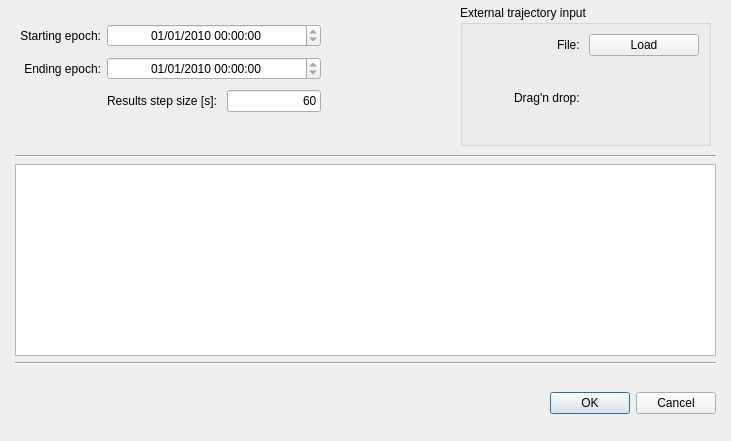
<?xml version="1.0" encoding="UTF-8"?>
<ui version="4.0">
 <author>Guillermo Ortega (ESA)</author>
 <class>ExternalDialogClass</class>
 <widget class="QDialog" name="ExternalDialogClass">
  <property name="windowTitle">
   <string>External</string>
  </property>
  <property name="windowIcon">
   <iconset resource="../../iconary/sta-icons.qrc">
    <normaloff>:/icons/external.png</normaloff>:/icons/external.png</iconset>
  </property>
  <widget class="QWidget" name="verticalLayoutWidget_3">
   <property name="geometry">
    <rect>
     <x>15</x>
     <y>155</y>
     <width>701</width>
     <height>281</height>
    </rect>
   </property>
   <layout class="QVBoxLayout" name="TopLayout">
    <property name="spacing">
     <number>-1</number>
    </property>
    <item>
     <layout class="QHBoxLayout" name="horizontalLayout_3"/>
    </item>
    <item>
     <layout class="QVBoxLayout" name="EditingLayout">
      <item>
       <widget class="Line" name="lineSeparator1">
        <property name="orientation">
         <enum>Qt::Horizontal</enum>
        </property>
       </widget>
      </item>
      <item>
       <widget class="QPlainTextEdit" name="FileTextEdit">
        <property name="font">
         <font>
          <family>Courier New</family>
          <pointsize>10</pointsize>
         </font>
        </property>
        <property name="autoFillBackground">
         <bool>true</bool>
        </property>
        <property name="documentTitle">
         <string notr="true"/>
        </property>
        <property name="lineWrapMode">
         <enum>QPlainTextEdit::NoWrap</enum>
        </property>
        <property name="plainText">
         <string notr="true"/>
        </property>
        <property name="textInteractionFlags">
         <set>Qt::TextSelectableByKeyboard|Qt::TextSelectableByMouse</set>
        </property>
        <property name="backgroundVisible">
         <bool>false</bool>
        </property>
       </widget>
      </item>
      <item>
       <widget class="Line" name="lineSeparator2">
        <property name="orientation">
         <enum>Qt::Horizontal</enum>
        </property>
       </widget>
      </item>
      <item>
       <widget class="QDialogButtonBox" name="buttonBoxOKCancel">
        <property name="sizePolicy">
         <sizepolicy hsizetype="Expanding" vsizetype="Expanding">
          <horstretch>0</horstretch>
          <verstretch>0</verstretch>
         </sizepolicy>
        </property>
        <property name="orientation">
         <enum>Qt::Horizontal</enum>
        </property>
        <property name="standardButtons">
         <set>QDialogButtonBox::Cancel|QDialogButtonBox::Ok</set>
        </property>
       </widget>
      </item>
     </layout>
    </item>
   </layout>
  </widget>
  <widget class="QGroupBox" name="ExternalgroupBox">
   <property name="geometry">
    <rect>
     <x>460</x>
     <y>5</y>
     <width>251</width>
     <height>141</height>
    </rect>
   </property>
   <property name="title">
    <string>External trajectory input</string>
   </property>
   <layout class="QGridLayout" name="gridLayout_3">
    <item row="0" column="0">
     <layout class="QGridLayout" name="ExternalgridLayout">
      <item row="0" column="0">
       <widget class="QLabel" name="FileExternalLabel">
        <property name="text">
         <string>File: </string>
        </property>
        <property name="alignment">
         <set>Qt::AlignRight|Qt::AlignTrailing|Qt::AlignVCenter</set>
        </property>
       </widget>
      </item>
      <item row="0" column="1">
       <widget class="QPushButton" name="LoadExternalpushButton">
        <property name="text">
         <string>Load</string>
        </property>
       </widget>
      </item>
      <item row="1" column="0">
       <widget class="QLabel" name="DragandDropExternalLabel">
        <property name="text">
         <string>Drag'n drop: </string>
        </property>
        <property name="alignment">
         <set>Qt::AlignRight|Qt::AlignTrailing|Qt::AlignVCenter</set>
        </property>
       </widget>
      </item>
      <item row="1" column="1">
       <layout class="QFormLayout" name="DropExternalhere">
        <property name="fieldGrowthPolicy">
         <enum>QFormLayout::FieldsStayAtSizeHint</enum>
        </property>
        <property name="leftMargin">
         <number>0</number>
        </property>
       </layout>
      </item>
     </layout>
    </item>
   </layout>
  </widget>
  <widget class="QWidget" name="">
   <property name="geometry">
    <rect>
     <x>20</x>
     <y>20</y>
     <width>301</width>
     <height>96</height>
    </rect>
   </property>
   <layout class="QGridLayout" name="gridLayoutEpochs">
    <item row="0" column="0">
     <widget class="QLabel" name="StartingDatelabel">
      <property name="text">
       <string>Starting epoch:</string>
      </property>
      <property name="alignment">
       <set>Qt::AlignRight|Qt::AlignTrailing|Qt::AlignVCenter</set>
      </property>
     </widget>
    </item>
    <item row="1" column="0">
     <widget class="QLabel" name="EndingDatelabel">
      <property name="text">
       <string>Ending epoch:</string>
      </property>
      <property name="alignment">
       <set>Qt::AlignRight|Qt::AlignTrailing|Qt::AlignVCenter</set>
      </property>
     </widget>
    </item>
    <item row="0" column="1">
     <widget class="QDateTimeEdit" name="StartDateTimeEdit">
      <property name="toolTip">
       <string>The starting epoch of this participant</string>
      </property>
      <property name="alignment">
       <set>Qt::AlignCenter</set>
      </property>
      <property name="readOnly">
       <bool>true</bool>
      </property>
      <property name="dateTime">
       <datetime>
        <hour>0</hour>
        <minute>0</minute>
        <second>0</second>
        <year>2010</year>
        <month>1</month>
        <day>1</day>
       </datetime>
      </property>
      <property name="displayFormat">
       <string>dd/MM/yyyy hh:mm:ss</string>
      </property>
     </widget>
    </item>
    <item row="1" column="1">
     <widget class="QDateTimeEdit" name="EndDateTimeEdit">
      <property name="toolTip">
       <string>The ending epoch of this participant</string>
      </property>
      <property name="alignment">
       <set>Qt::AlignCenter</set>
      </property>
      <property name="readOnly">
       <bool>true</bool>
      </property>
      <property name="dateTime">
       <datetime>
        <hour>0</hour>
        <minute>0</minute>
        <second>0</second>
        <year>2010</year>
        <month>1</month>
        <day>1</day>
       </datetime>
      </property>
      <property name="displayFormat">
       <string>dd/MM/yyyy hh:mm:ss</string>
      </property>
     </widget>
    </item>
    <item row="2" column="1">
     <layout class="QHBoxLayout" name="horizontalLayoutStepSize">
      <item>
       <widget class="QLabel" name="label">
        <property name="text">
         <string>Results step size [s]: </string>
        </property>
       </widget>
      </item>
      <item>
       <widget class="QLineEdit" name="TimeStepLineEdit">
        <property name="toolTip">
         <string>Step size of the visualization of the participant's trajectory</string>
        </property>
        <property name="text">
         <string>60</string>
        </property>
        <property name="alignment">
         <set>Qt::AlignRight|Qt::AlignTrailing|Qt::AlignVCenter</set>
        </property>
        <property name="readOnly">
         <bool>true</bool>
        </property>
       </widget>
      </item>
     </layout>
    </item>
   </layout>
  </widget>
 </widget>
 <tabstops>
  <tabstop>LoadExternalpushButton</tabstop>
  <tabstop>StartDateTimeEdit</tabstop>
  <tabstop>EndDateTimeEdit</tabstop>
  <tabstop>TimeStepLineEdit</tabstop>
 </tabstops>
 <resources>
  <include location="../../iconary/sta-icons.qrc"/>
 </resources>
 <connections>
  <connection>
   <sender>buttonBoxOKCancel</sender>
   <signal>accepted()</signal>
   <receiver>ExternalDialogClass</receiver>
   <slot>accept()</slot>
   <hints>
    <hint type="sourcelabel">
     <x>405</x>
     <y>271</y>
    </hint>
    <hint type="destinationlabel">
     <x>323</x>
     <y>250</y>
    </hint>
   </hints>
  </connection>
  <connection>
   <sender>buttonBoxOKCancel</sender>
   <signal>rejected()</signal>
   <receiver>ExternalDialogClass</receiver>
   <slot>reject()</slot>
   <hints>
    <hint type="sourcelabel">
     <x>405</x>
     <y>271</y>
    </hint>
    <hint type="destinationlabel">
     <x>135</x>
     <y>0</y>
    </hint>
   </hints>
  </connection>
 </connections>
 <designerdata>
  <property name="gridDeltaX">
   <number>5</number>
  </property>
  <property name="gridDeltaY">
   <number>5</number>
  </property>
  <property name="gridSnapX">
   <bool>true</bool>
  </property>
  <property name="gridSnapY">
   <bool>true</bool>
  </property>
  <property name="gridVisible">
   <bool>true</bool>
  </property>
 </designerdata>
</ui>
